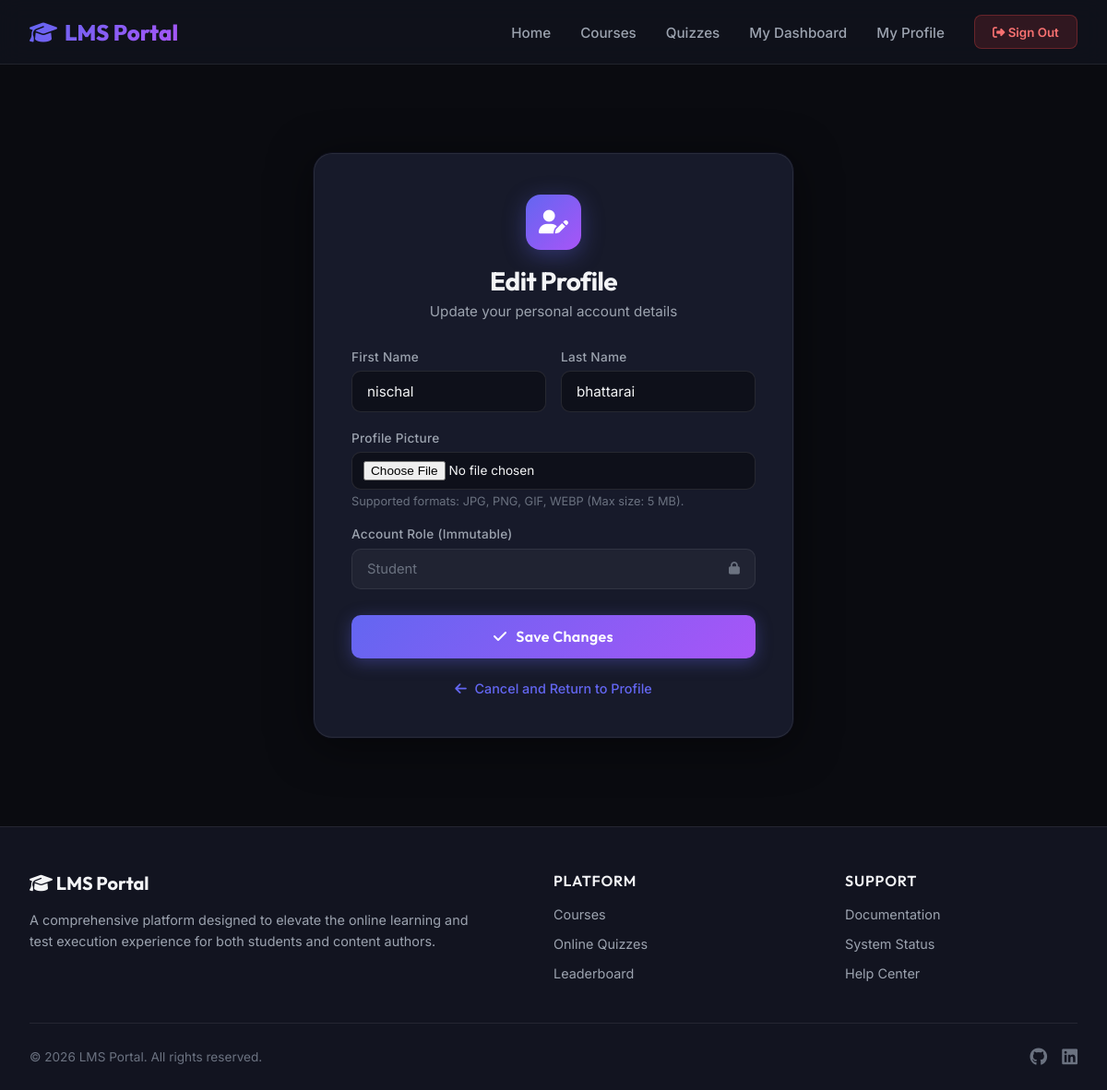
/accounts/profile/edit/ (signed in), run on an earlier commit of the app's database.
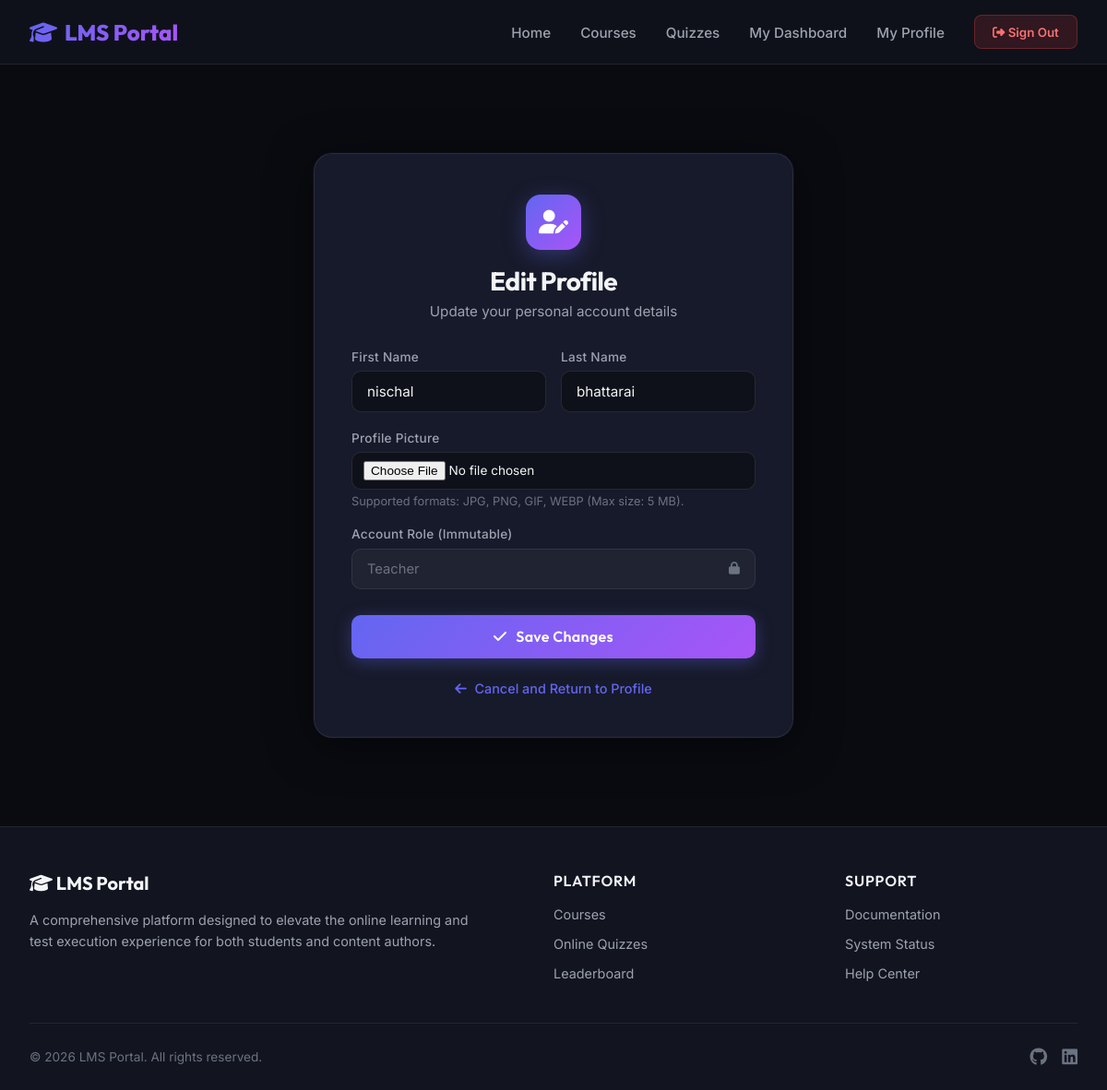
And on a later commit of the database.
### users/models.py (models this page shows, shortened)
class User(AbstractUser):
    class Role(models.TextChoices):
        STUDENT = 'student', 'Student'
        TEACHER = 'teacher', 'Teacher'
        ADMIN   = 'admin',   'Admin'
    email = models.EmailField(
        unique=True,
        verbose_name='Email address',
        help_text='Required. A valid email address (must be unique).',
    )
    profile_picture = models.ImageField(
        upload_to='profile_pictures/',
        blank=True,
        null=True,
        verbose_name='Profile picture',
        help_text='Optional. Upload a profile photo (JPEG, PNG …).',
    )
    role = models.CharField(
        max_length=10,
        choices=Role.choices,
        default=Role.STUDENT,
        verbose_name='Role',
        help_text='Select the user\'s role within the platform.',
    )
    class Meta:
        verbose_name = 'User'
        verbose_name_plural = 'Users'
        ordering = ['date_joined']  # newest registrations last in admin list

### users/views.py (the view, shortened to what this page needs)
# urls.py: path('profile/edit/', views.UserProfileEditView.as_view(), name='profile_edit'),
@method_decorator(login_required_custom, name='dispatch')
class UserProfileEditView(View):
    template_name = 'users/profile_edit.html'
    def get(self, request):
        form = UserProfileForm(instance=request.user)
        return render(request, self.template_name, {
            'form': form,
            'page_title': 'Edit Profile',
        })

### users/forms.py (shortened to what this page needs)
class UserProfileForm(forms.ModelForm):
    first_name = forms.CharField(
        max_length=150,
        required=True,
        widget=forms.TextInput(attrs={
            'id': 'id_first_name',
            'placeholder': 'First name',
            'autocomplete': 'given-name',
        }),
        label='First Name',
    )
    last_name = forms.CharField(
        max_length=150,
        required=True,
        widget=forms.TextInput(attrs={
            'id': 'id_last_name',
            'placeholder': 'Last name',
            'autocomplete': 'family-name',
        }),
        label='Last Name',
    )
    profile_picture = forms.ImageField(
        required=False,
        widget=forms.FileInput(attrs={
            'id': 'id_profile_picture',
            'accept': 'image/*',
        }),
        label='Profile Picture',
    )
    class Meta:
        model = User
        fields = ['first_name', 'last_name', 'profile_picture']

### templates/users/profile_edit.html (shortened to what this page needs)
{% extends "base.html" %}
{% block content %}
<div class="auth-wrapper" id="profile-edit-page">
  <div class="auth-card" role="main">
    <div class="auth-header">
      <div class="auth-icon" aria-hidden="true">
        <i class="fa-solid fa-user-pen"></i>
      </div>
      <h1 class="auth-title">Edit Profile</h1>
      <p class="auth-subtitle">Update your personal account details</p>
    </div>
    <form method="post"
          action="{% url 'users:profile_edit' %}"
          enctype="multipart/form-data"
          id="profile-edit-form"
          novalidate>
      <div class="form-row">
        <div class="field-group">
          <label for="id_first_name">First Name</label>
          <input type="text"
                 name="first_name"
                 id="id_first_name"
                 placeholder="First name"
                 autocomplete="given-name"
                 value="{{ form.first_name.value|default:'' }}"
                 required>
        </div>
        <div class="field-group">
          <label for="id_last_name">Last Name</label>
          <input type="text"
                 name="last_name"
                 id="id_last_name"
                 placeholder="Last name"
                 autocomplete="family-name"
                 value="{{ form.last_name.value|default:'' }}"
                 required>
        </div>
      </div>
      <div class="field-group">
        <label for="id_profile_picture">Profile Picture</label>
        <input type="file"
               name="profile_picture"
               id="id_profile_picture"
               accept="image/*"
               {% if form.profile_picture.errors %}class="is-invalid"{% endif %}>
        <p style="font-size:0.8rem; color:var(--text-muted); margin-top:0.35rem;">
          Supported formats: JPG, PNG, GIF, WEBP (Max size: 5 MB).
        </p>
      </div>
      <div class="field-group">
        <label>Account Role (Immutable)</label>
        <div class="readonly-box">
          <span>{{ user.get_role_display }}</span>
          <i class="fa-solid fa-lock" style="font-size:0.85rem;"></i>
        </div>
      </div>
      <button type="submit" class="btn-submit" id="btn-save-profile">
        <i class="fa-solid fa-check" style="margin-right:0.4rem;"></i>
        Save Changes
      </button>
    </form>
    <p class="auth-footer-note">
      <a href="{% url 'users:profile' %}" id="link-cancel-edit">
        <i class="fa-solid fa-arrow-left" style="margin-right:0.3rem;"></i> Cancel and Return to Profile
      </a>
    </p>
  </div>
</div>
{% endblock %}

What changed in the data, as far as the page shows it:
changed User "nischal": role "Student" → "Teacher"
